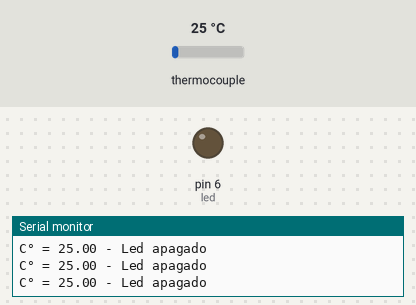
Bench run of a sketch on a simulated Arduino Uno, built with avr-gcc and run on an emulated ATmega328P. Parts: output pins drawn as LEDs (lit = HIGH), the last lines printed to the serial monitor. Inputs (shaded band) come from the test bench; at power-on: thermocouple 25 °C.

Above: at 1.7 s.
1.8 s: thermocouple set to 31 °C
3.3 s: thermocouple set to 38 °C
At 4.7 s:
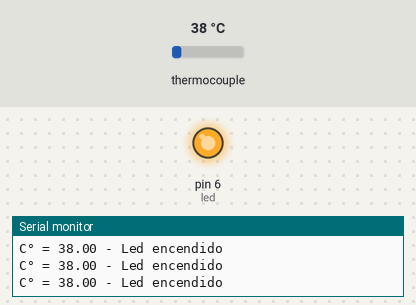
5.0 s: thermocouple set to 6 °C
At 6.1 s:
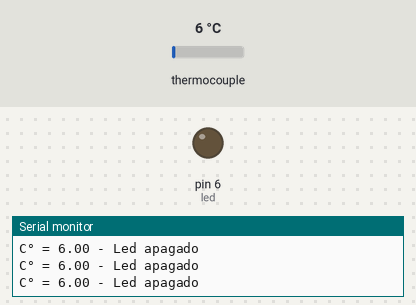
8.0 s: thermocouple set to 75 °C
At 8.7 s:
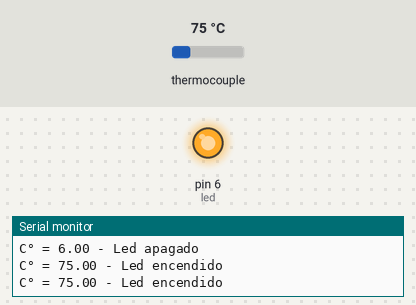
Timing chart, 0 to 10.5 s (numbered marks = the images above; inputs shaded):
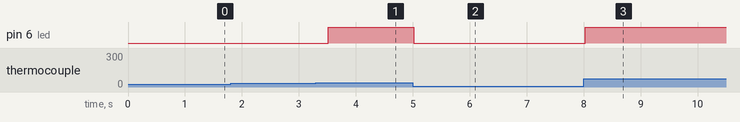

The sketch:

03_termopar.ino
```cpp
#include "max6675.h"

int ktcSO = 8;
int ktcCS = 9;
int ktcCLK = 10;
int led = 6;

MAX6675 ktc(ktcCLK, ktcCS, ktcSO);

void setup() {
  // put your setup code here, to run once:
  Serial.begin(9600);
  pinMode(led,OUTPUT);
  delay(500);

}

void loop() {
  // put your main code here, to run repeatedly:
  Serial.print("C° = ");
  Serial.print(ktc.readCelsius());
  if(ktc.readCelsius()>35){
    digitalWrite(led,HIGH);
    Serial.println(" - Led encendido");
  }else{
    digitalWrite(led,LOW);
    Serial.println(" - Led apagado");
  }

  delay(500);
}
```

Measured:
- the behaviour switches between 35 and 36 °C on thermocouple (found by bisection; images 0 and 1)
- after the input at 3.3 s, pin 6 (led): LOW → HIGH after 0.21 s
- after the input at 5.0 s, pin 6 (led): HIGH → LOW at once
- after the input at 8.0 s, pin 6 (led): LOW → HIGH at once
